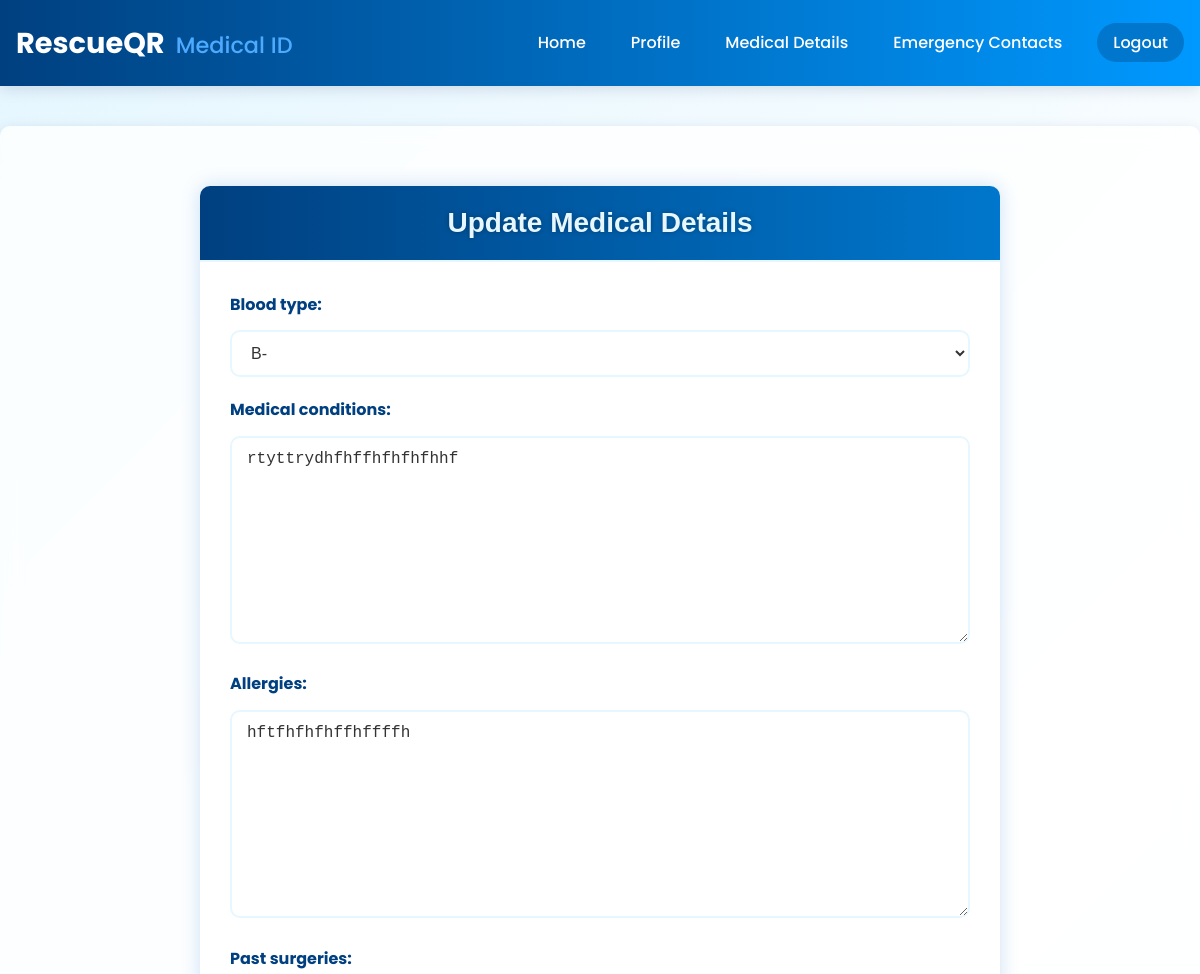
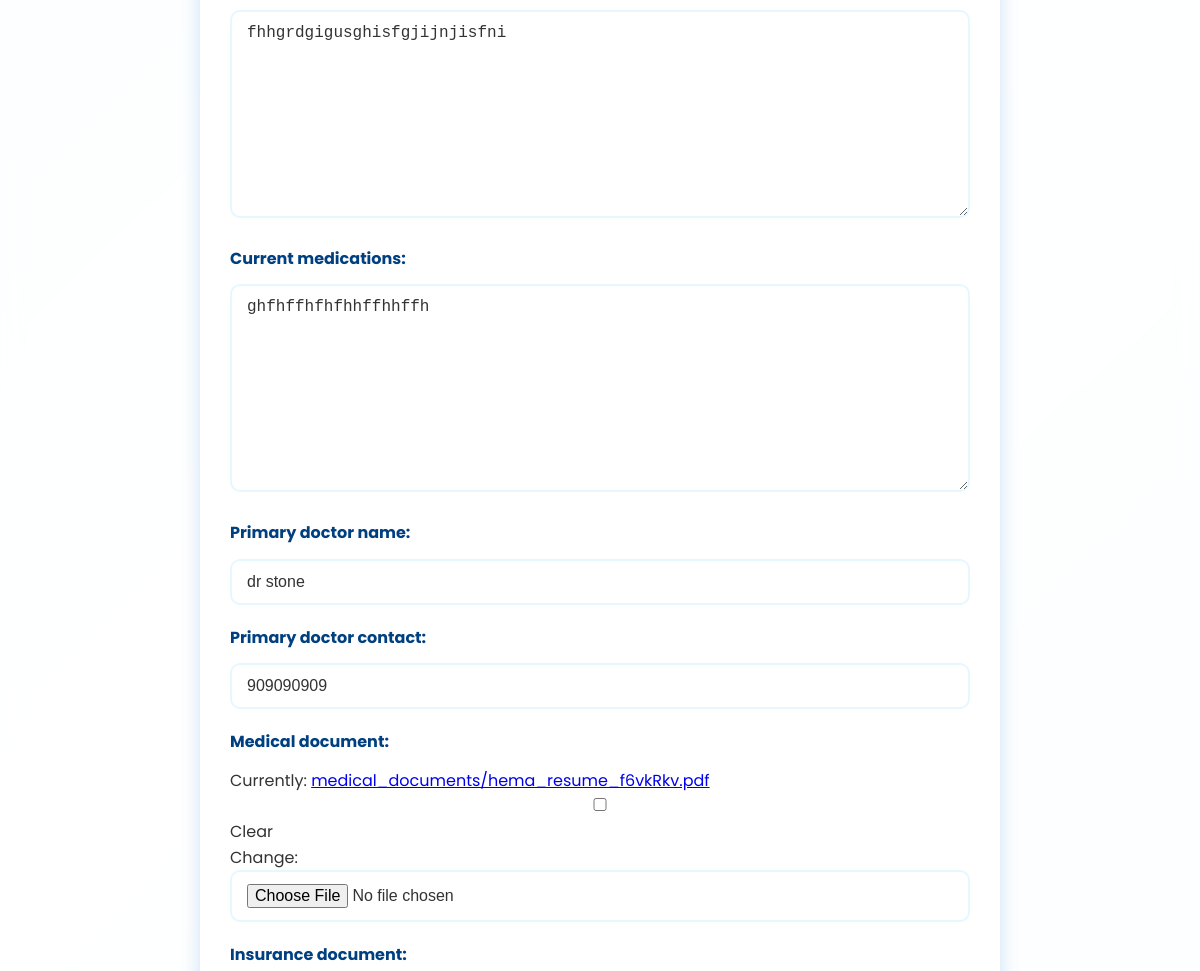
Before: /medical/update-medical-details/ (signed in, upper part) with the older database file (2 pictures, top to bottom).
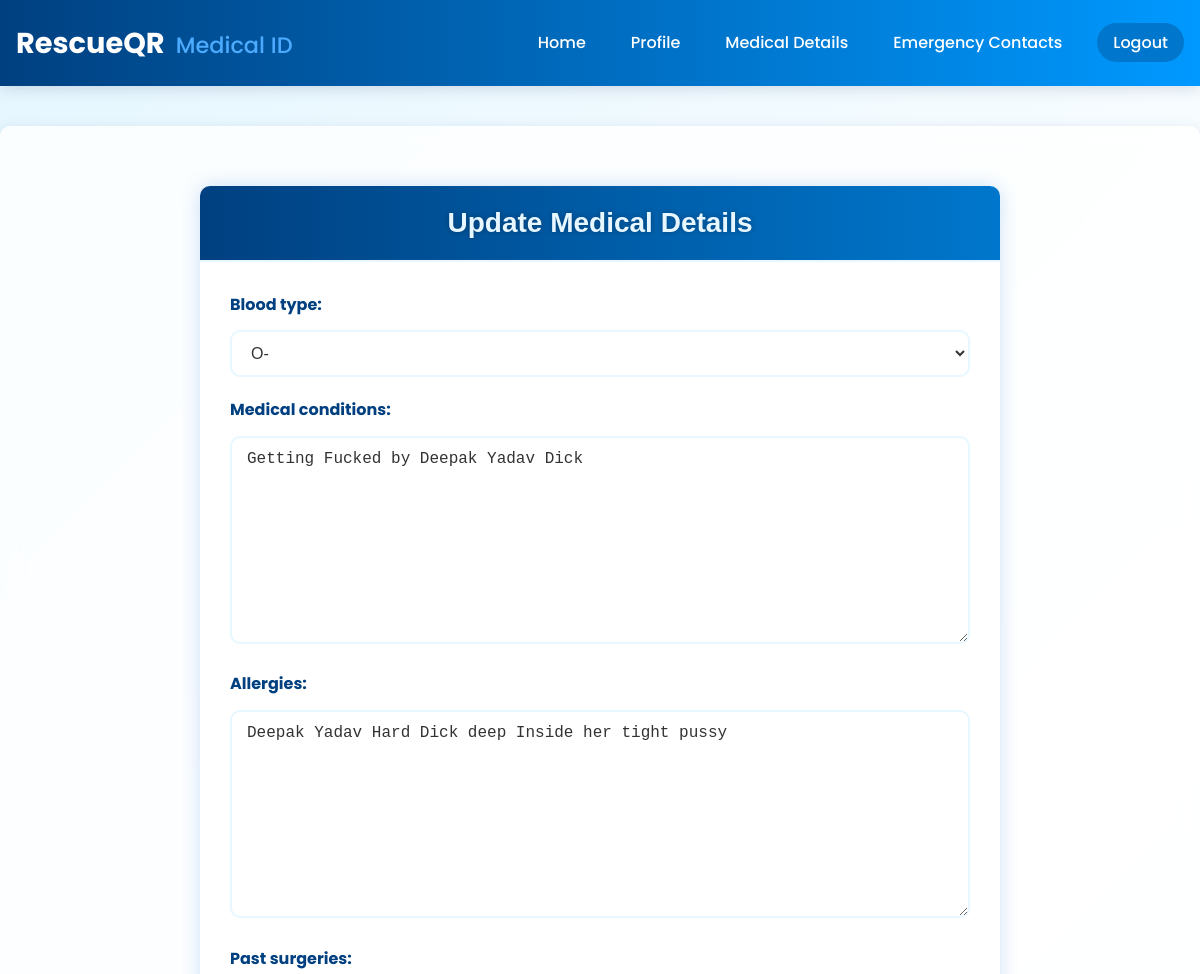
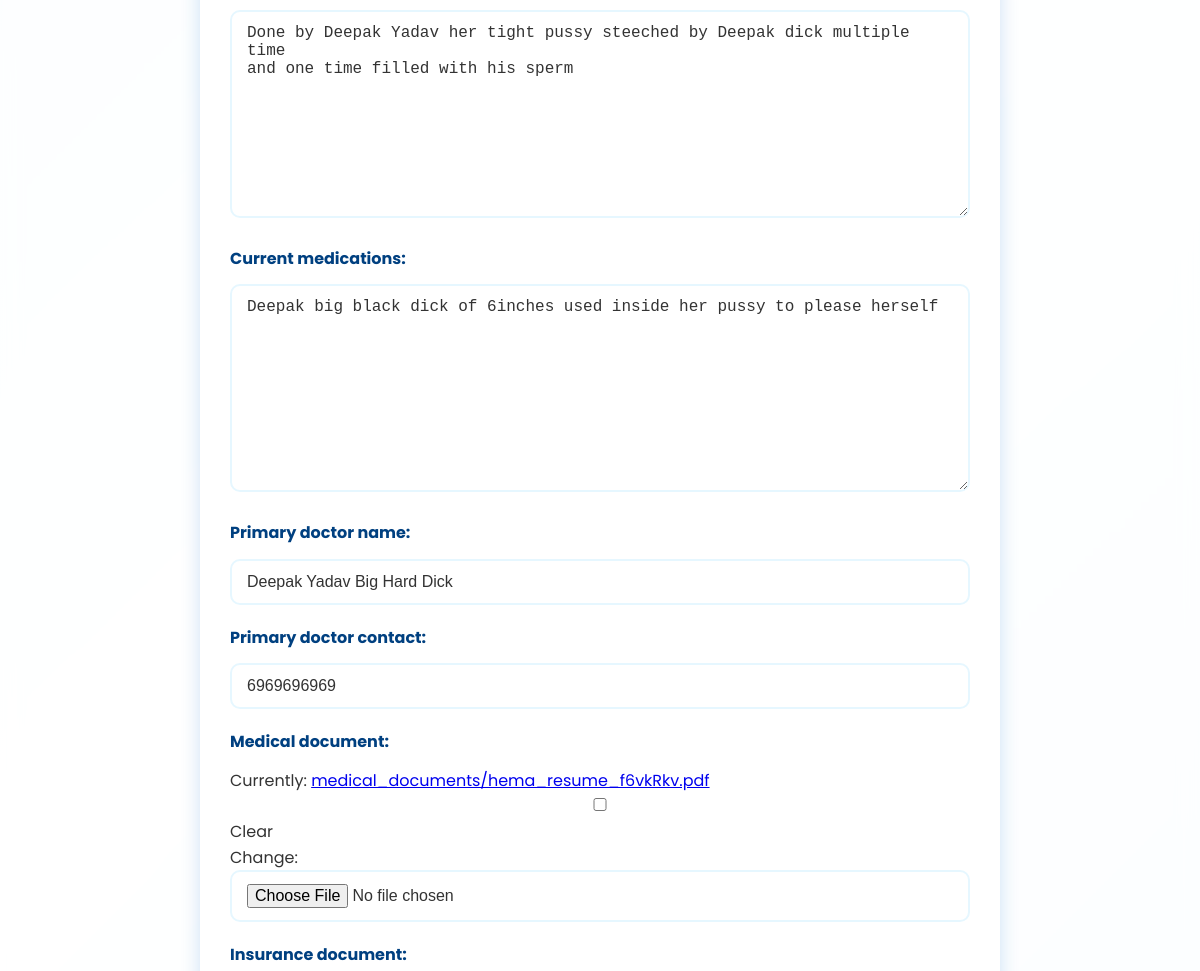
After: the same page with the newer database file (2 pictures, top to bottom).
### medical/models.py (models this page shows, shortened)
class MedicalDetail(models.Model):
    BLOOD_TYPE_CHOICES = [
        ('A+', 'A+'),
        ('A-', 'A-'),
        ('B+', 'B+'),
        ('B-', 'B-'),
        ('AB+', 'AB+'),
        ('AB-', 'AB-'),
        ('O+', 'O+'),
        ('O-', 'O-'),
    ]
    user = models.OneToOneField(CustomUser, on_delete=models.CASCADE, related_name="medical_detail")
    blood_type = models.CharField(max_length=3, choices=BLOOD_TYPE_CHOICES, blank=True, null=True)
    medical_conditions = models.TextField(blank=True, null=True)  # Store conditions like Diabetes, Hypertension
    allergies = models.TextField(blank=True, null=True)  # Store allergies like Peanuts, Dust
    past_surgeries = models.TextField(blank=True, null=True)  # Store past surgeries
    current_medications = models.TextField(blank=True, null=True)  # List of current medications
    primary_doctor_name = models.CharField(max_length=255, blank=True, null=True)
    primary_doctor_contact = models.CharField(max_length=20, blank=True, null=True)
    medical_document = models.FileField(upload_to="medical_documents/", blank=True, null=True)
    insurance_document = models.FileField(upload_to="insurance_documents/", blank=True, null=True)

### medical/views.py (the view)
# urls.py: path("update-medical-details/", update_medical_details, name="update_medical_details"),
@login_required
def update_medical_details(request):
    medical_detail, created = MedicalDetail.objects.get_or_create(user=request.user)
    if request.method == "POST":
        form = MedicalDetailForm(request.POST, request.FILES, instance=medical_detail)
        if form.is_valid():
            form.save()
            return redirect("medical/medical-details")  # Redirect to details page
    else:
        form = MedicalDetailForm(instance=medical_detail)
    return render(request, "medical/update_medical_details.html", {"form": form})

### medical/forms.py
class MedicalDetailForm(forms.ModelForm):
    class Meta:
        model = MedicalDetail
        fields = [
            "blood_type", "medical_conditions", "allergies", "past_surgeries",
            "current_medications", "primary_doctor_name", "primary_doctor_contact",
            "medical_document", "insurance_document"
        ]

### medical/templates/medical/update_medical_details.html (shortened to what this page needs)
{% extends "base.html" %}
{% block content %}
<div class="medical-update-container">
    <div class="medical-update-header">
        <h2 class="medical-update-title">Update Medical Details</h2>
    </div>
    <div class="medical-update-content">
        <form method="post" enctype="multipart/form-data" class="medical-update-form">
            <div class="medical-form-fields">
                {% for field in form %}
                    <div class="medical-form-group">
                        <div class="medical-field-label">
                            {{ field.label_tag }}
                        </div>
                        <div class="medical-field-input">
                            {{ field }}
                        </div>
                    </div>
                {% endfor %}
            </div>
        </form>
    </div>
</div>
{% endblock %}

Changed rows visible on the page:
changed MedicalDetail: blood_type "B-" → "O-"; medical_conditions "rtyttrydhfhffhfhfhfhhf" → "Getting Fucked by Deepak Yadav Dick"; allergies "hftfhfhfhffhffffh" → "Deepak Yadav Hard Dick deep Inside her tight pussy"; past_surgeries "fhhgrdgigusghisfgjijnjisfni" → "Done by Deepak Yadav her tight pussy steeched by Deepak dick multiple time and one time filled with his sperm"; current_medications "ghfhffhfhfhhffhhffh" → "Deepak big black dick of 6inches used inside her pussy to please herself"; primary_doctor_name "dr stone" → "Deepak Yadav Big Hard Dick"; primary_doctor_contact "909090909" → "6969696969"
